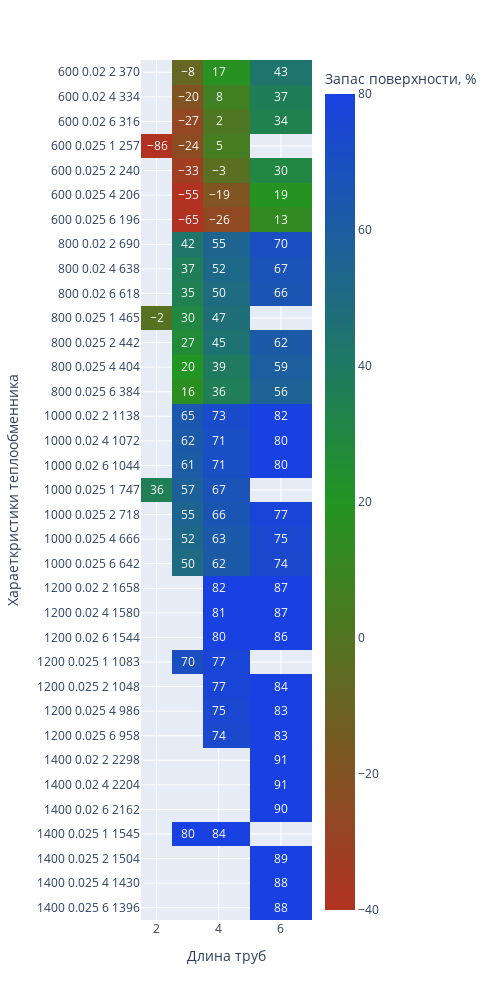

The notebook cell saved with this chart:
### Markdown cell above
В испарителе испаряется жидкость из нижней части колонны (мольный состав паров аналогичен составу кубового остатка). В коржухотрубчатых испарителях в трубном пространстве кипит жидкость, а в межтрубном пространстве может быть жидкий, газообразный, парообразный, парогазовый или парожидкостной теплоноситель. Согласно ГОСТ 15119-79 эти теплообменники могут быть только ВЕРТИКАЛЬНЫМИ и ОДНОХОДОВЫМИ с трубками диаметром 25х2 мм.

### Code cell
evaporator_table = pd.read_excel('tables/Параметры кожухотрубчатых испарителей и конденсаторов по ГОСТ15119-79 и ГОСТ 5121-79.xlsx',
                   header=[2])

exclude_list = ['d труб, мм']
evaporator_table[exclude_list] = evaporator_table[exclude_list].apply(eq.get_diameter)
heaters = eq.calculate_equipment(
        evaporator_table,
        aqua_vapor_saturation_by_pressure,
        aqua_liquid_saturation,
        aqua_vapor_saturation,
        balance,
        properties,
        FEED_TEMPERATURE,
        thermal_balance,
        Ropt,
        EQ_NAME = 'испаритель',
        AQ_PRESSURE = 3)

fig = px.imshow(
    round(heaters),
    labels=dict(x="Длина труб", y="Хараеткристики теплообменника", color="Запас поверхности, %"),
    range_color=[-40,80],
    color_continuous_scale=["rgb(178, 50, 34)", "rgb(34, 149, 34)", "rgb(25, 65, 225)"],
    x=heaters.columns,
    y=heaters.index,
    text_auto=True, aspect="auto",
    width=500,
    height=1000
            )
fig.show()

### Figure 1 — Plotly figure (JSON) as saved in the notebook; plotly's stock layout.template omitted (floating-point values rounded to 4 significant figures; data arrays with more than 128 entries replaced by an {"elided": "..."} marker saying what was removed)
{"data": [{"coloraxis": "coloraxis", "hovertemplate": "Длина труб: %{x}<br>Хараеткристики теплообменника: %{y}<br>Запас поверхности, %: %{z}<extra></extra>", "name": "0", "texttemplate": "%{z}", "type": "heatmap", "x": [2, 3, 4, 6], "xaxis": "x", "y": ["600 0.02 2 370", "600 0.02 4 334", "600 0.02 6 316", "600 0.025 1 257", "600 0.025 2 240", "600 0.025 4 206", "600 0.025 6 196", "800 0.02 2 690", "800 0.02 4 638", "800 0.02 6 618", "800 0.025 1 465", "800 0.025 2 442", "800 0.025 4 404", "800 0.025 6 384", "1000 0.02 2 1138", "1000 0.02 4 1072", "1000 0.02 6 1044", "1000 0.025 1 747", "1000 0.025 2 718", "1000 0.025 4 666", "1000 0.025 6 642", "1200 0.02 2 1658", "1200 0.02 4 1580", "1200 0.02 6 1544", "1200 0.025 1 1083", "1200 0.025 2 1048", "1200 0.025 4 986", "1200 0.025 6 958", "1400 0.02 2 2298", "1400 0.02 4 2204", "1400 0.02 6 2162", "1400 0.025 1 1545", "1400 0.025 2 1504", "1400 0.025 4 1430", "1400 0.025 6 1396"], "yaxis": "y", "z": {"elided": "35x4 int values"}}], "layout": {"coloraxis": {"cmax": 80, "cmin": -40, "colorbar": {"title": {"text": "Запас поверхности, %"}}, "colorscale": [[0, "rgb(178, 50, 34)"], [0.5, "rgb(34, 149, 34)"], [1, "rgb(25, 65, 225)"]]}, "height": 1000, "margin": {"t": 60}, "width": 500, "xaxis": {"anchor": "y", "domain": [0, 1], "title": {"text": "Длина труб"}}, "yaxis": {"anchor": "x", "autorange": "reversed", "domain": [0, 1], "title": {"text": "Хараеткристики теплообменника"}}}}
